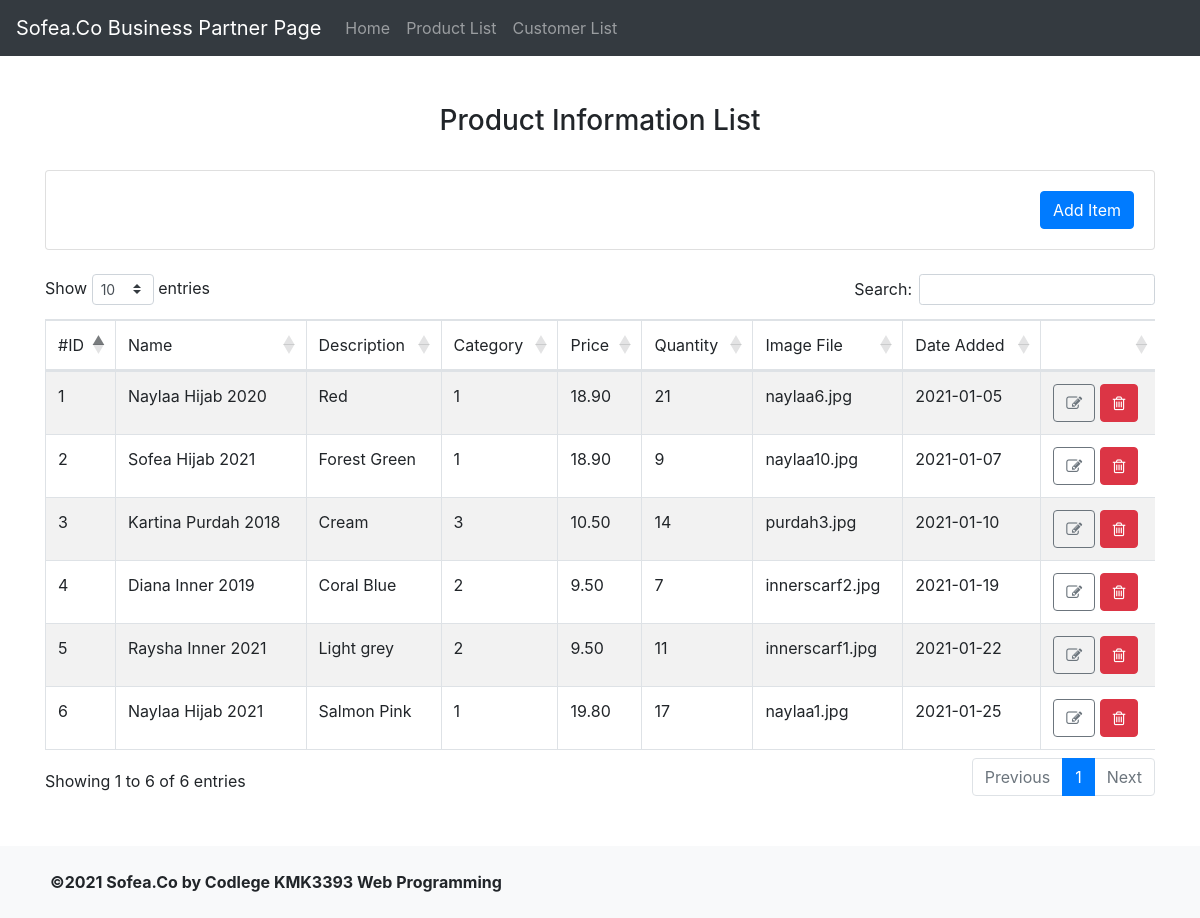
Screenshot of /adminproducts.php with the database file from the repository.
### tables this page shows
CREATE TABLE `products` (
  `id` int(11) NOT NULL,
  `name` varchar(200) NOT NULL,
  `desc` text NOT NULL,
  `price` decimal(10,2) NOT NULL,
  `quantity` int(11) NOT NULL,
  `img` text NOT NULL,
  `date_added` date NOT NULL,
  `category` int(11) NOT NULL
);

### adminproducts.php (the view, shortened to what this page needs)
<?php
include('config.php');
$sql = "SELECT * FROM products ORDER BY id ASC";
$result = mysqli_query($con, $sql);
?>
<!DOCTYPE html>
<html>
<head>
    <link rel="stylesheet" href="css/bootstrap.min.css">
    <link href="https://maxcdn.bootstrapcdn.com/font-awesome/4.7.0/css/font-awesome.min.css" rel="stylesheet">
    <link rel="stylesheet" href="https://cdn.datatables.net/1.10.23/css/dataTables.bootstrap4.min.css">
</head>
<body>
<nav class="navbar navbar-expand-md bg-dark navbar-dark">
  <a class="navbar-brand" href="#">Sofea.Co Business Partner Page</a>
  <div class="collapse navbar-collapse" id="collapsibleNavbar">
    <ul class="navbar-nav">
      <li class="nav-item">
        <a class="nav-link" href="admindashboard.html">Home</a>
      </li>
      <li class="nav-item">
        <a class="nav-link" href="adminproducts.php">Product List</a>
      </li>
      <li class="nav-item">
        <a class="nav-link" href="admincust.php">Customer List</a>
      </li>
    </ul>
  </div>
</nav>
<br><br>
<div class = "container">
<h3 style = "text-align: center;">Product Information List</h3><br>
<div class = "card">
    <div class ="card-body ml-auto">
        <button type="button" class="btn btn-primary" data-toggle="modal" data-target="#AddItem">
        Add Item
        </button>
    </div>
</div><br>
<div class="table-responsive">
    <table id = "product_list" class ="table table-striped table-bordered">
        <thead>
            <tr>
                <td>#ID</td>
                <td>Name</td>
                <td>Description</td>
                <td>Category</td>
                <td>Price</td>
                <td>Quantity</td>
                <td>Image File</td>
                <td>Date Added</td>
                <td></td>
            </tr>
        </thead>
        <tbody>
        <?php
        if ($result)
        {  foreach($result as $row){ ?>
                <tr>
                    <td><?= $row["id"];?></td>
                    <td><?= $row["name"];?></td>
                    <td><?= $row["desc"];?></td>
                    <td><?= $row["category"];?></td>
                    <td><?= $row["price"];?></td>
                    <td><?= $row["quantity"];?></td>
                    <td><?= $row["img"];?></td>
                    <td><?= $row["date_added"];?></td>
                    <td>
                    <button type="button" class = "btn btn-outline-secondary editbtn"><i class="fa fa-edit"></i></button>
                    <button type="button" class = "btn btn-danger deletebtn"><i class="fa fa-trash-o"></i></button>
                    </td>
                </tr>
        <?php    }
        } else{
            echo 'No Record Found';
        }
        ?>
        </tbody>
    </table>
</div>
</div><br><br>
<footer>
    <div class="container-fluid">
        <div class="row justify-content-center">
			<div class="col-12 col-sm bg-light">
			<br><b style="padding-left: 35px; padding-top: 10px;">©2021 Sofea.Co by Codlege KMK3393 Web Programming</b><br><br>
			</div>
        </div>
    </div>
</footer>
</body>
</html>

### rows the page displays
products: id "1", name "Naylaa Hijab 2020", desc "Red", category "1", price "18.90", quantity "21", img "naylaa6.jpg", date_added "2021-01-05"
products: id "2", name "Sofea Hijab 2021", desc "Forest Green", category "1", price "18.90", quantity "9", img "naylaa10.jpg", date_added "2021-01-07"
products: id "3", name "Kartina Purdah 2018", desc "Cream", category "3", price "10.50", quantity "14", img "purdah3.jpg", date_added "2021-01-10"
products: id "4", name "Diana Inner 2019", desc "Coral Blue", category "2", price "9.50", quantity "7", img "innerscarf2.jpg", date_added "2021-01-19"
products: id "5", name "Raysha Inner 2021", desc "Light grey", category "2", price "9.50", quantity "11", img "innerscarf1.jpg", date_added "2021-01-22"
products: id "6", name "Naylaa Hijab 2021", desc "Salmon Pink", category "1", price "19.80", quantity "17", img "naylaa1.jpg", date_added "2021-01-25"
